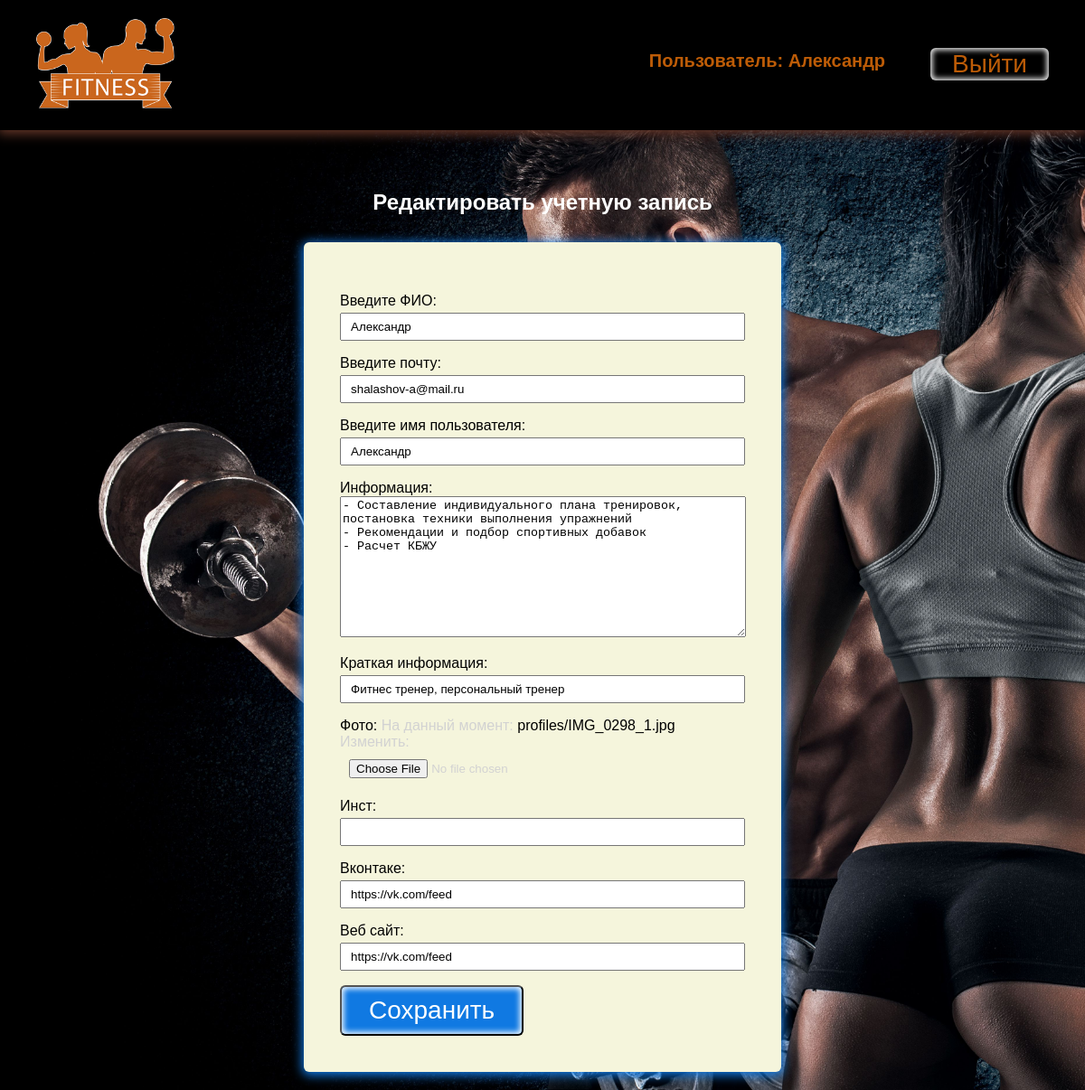
The page /edit-account/ (signed in) on the database its author committed.
### fitness/models.py (models this page shows, shortened)
class Profile(models.Model):
    user = models.OneToOneField(User, on_delete=models.CASCADE, null=True, blank=True)
    name = models.CharField(max_length=200, null=True, blank=True)
    email = models.EmailField(max_length=200, null=True, blank=True)
    username = models.CharField(max_length=200, null=True, blank=True)
    short_info = models.CharField(max_length=200, null=True, blank=True)
    bio = models.TextField(null=True, blank=True)
    profile_image = models.ImageField(upload_to="profiles/", default="profiles/user-default.png")
    social_inst = models.CharField(max_length=200, null=True, blank=True)
    social_vk = models.CharField(max_length=200, null=True, blank=True)
    social_web = models.CharField(max_length=200, null=True, blank=True)
    created = models.DateTimeField(auto_now_add=True)
    class Meta:
        verbose_name = "Профиль"
        verbose_name_plural = "Профили"

### fitness/views.py (the view)
# urls.py: path('edit-account/', views.edit_account, name='edit-account'),
@login_required(login_url='loginuser')
def edit_account(request):
    profile = request.user.profile
    form = ProfileForm(instance=profile)
    if request.method == 'POST':
        form = ProfileForm(request.POST, request.FILES, instance=profile)
        if form.is_valid():
            form.save()
            return redirect('account')
    context = {'form': form}
    return render(request, 'fitness/profile_form.html', context)

### fitness/forms.py
class ProfileForm(ModelForm):
    class Meta:
        model = Profile
        fields = ['name', 'email', 'username', 'bio', 'short_info', 'profile_image',
                  'social_inst', 'social_vk', 'social_web']
        labels = {
            'name': 'Введите ФИО',
            'email': 'Введите почту',
            'username': 'Введите имя пользователя',
            'bio': 'Информация',
            'short_info': 'Краткая информация',
            'profile_image': 'Фото',
            'social_inst': 'Инст',
            'social_vk': 'Вконтаке',
            'social_web': 'Веб сайт',
        }
    def __init__(self, *args, **kwargs):
        super().__init__(*args, **kwargs)
        for name, field in self.fields.items():
            field.widget.attrs.update({'class': 'input'})

### fitness/templates/fitness/profile_form.html (shortened to what this page needs)
{% extends 'fitness/base.html' %}
{% block content %}
<h1>Редактировать учетную запись</h1>
<form action="{% url 'edit-account' %}" method="post" enctype="multipart/form-data" class="bg">
  {{ form.as_p }}
  <button class="btn">Сохранить</button>
</form>
{% endblock %}

### fitness/templates/fitness/base.html (shortened to what this page needs)
<!DOCTYPE html>
{% load static %}
<html lang="en">
<head>
    <link rel="stylesheet" href="{% static 'css/style.css' %}">
</head>
<body>
{% if user.is_authenticated %}
<div class="menu">
    <div class="wrap">
        <div class="logo">
            <a href="{% url 'home' %}"><img src="{% static 'skills/fit.png' %}" alt=""></a>
        </div>
        <ul>
            <li class="logo"><a href="{% url 'account' %}">Пользователь: {{ user.username }}</a></li>
            <li>
              <form action="{% url 'logoutuser' %}" method="post">
                <button class="top">Выйти</button>
              </form>
            </li>
        </ul>
    </div>
</div>
{% endif %}
<div class="content">
    <div class="wrap">
      {% block content %}
      {% endblock %}
    </div>
</div>
</body>
</html>

### fitness/static/css/style.css (style rules this page uses)
body { padding: 0; margin: 0; background-color: rgb(232, 234, 251); font-family: Verdana, Geneva, Tahoma, sans-serif; background-image: url(../../../media/profiles/img2.jpg); background-size: cover; background-position: inherit; background-repeat: no-repeat; width: 100%; height: 100%; }
a { text-decoration: none; color: black; }
p { color: rgb(210, 210, 210) }
label { color: black; }
.wrap { max-width: 1200px; margin: 0 auto; padding: 10px 30px; box-sizing: border-box; }
.menu { background: black; padding: 10px; box-shadow: 0 2px 12px 2px #673729; }
.menu .wrap { display: flex; flex-wrap: wrap; justify-content: space-between; align-items: center; }
.menu ul { display: flex; list-style: none; font-size: 20px; }
.menu a { color: rgb(189, 92, 7); font-weight: bold; text-decoration: none; }
.menu li { margin-left: 50px; }
img { height: 100px; }
.logo { font-weight: bold; color: rgb(189, 92, 7); }
.content { margin: 0 auto; }
.content .wrap { display: flex; flex-direction: column; align-items: center; justify-content: center; margin-top: 40px; }
h1, h2, h3, h4 { color: #ffffff; }
.btn { background: #1079e2; color: #fff; }
button { border-radius: 6px; box-shadow: inset 0 0 6px 2px #fff; padding: 10px 30px; font-size: 28px; cursor: pointer; }
input { width: 100%; padding: 6px 10px; box-sizing: border-box; margin-top: 4px; }
textarea { width: 99%; }
.bg { box-shadow: 0 2px 12px 2px #1079e2; padding: 40px; box-sizing: border-box; border-radius: 6px; margin: 10px; display: inline-block; background: beige }
.top { padding: 2px 24px; margin-top: -3px; background: transparent; border: none; color: rgb(189, 92, 7); }
h1 { text-align: center; font-size: 24px; margin-bottom: 20px; }

### rows shown on the page
Profile: name "Александр", email "shalashov-a@mail.ru", username "Александр", bio "- Составление индивидуального плана тренировок, постановка техники выполнения упражнений - Рекомендации и подбор спортивных добавок - Расчет КБЖУ", short_info "Фитнес тренер, персональный тренер", social_vk "https://vk.com/feed", social_web "https://vk.com/feed"

### other values the page prints
{{ user.username }} "Александр"
